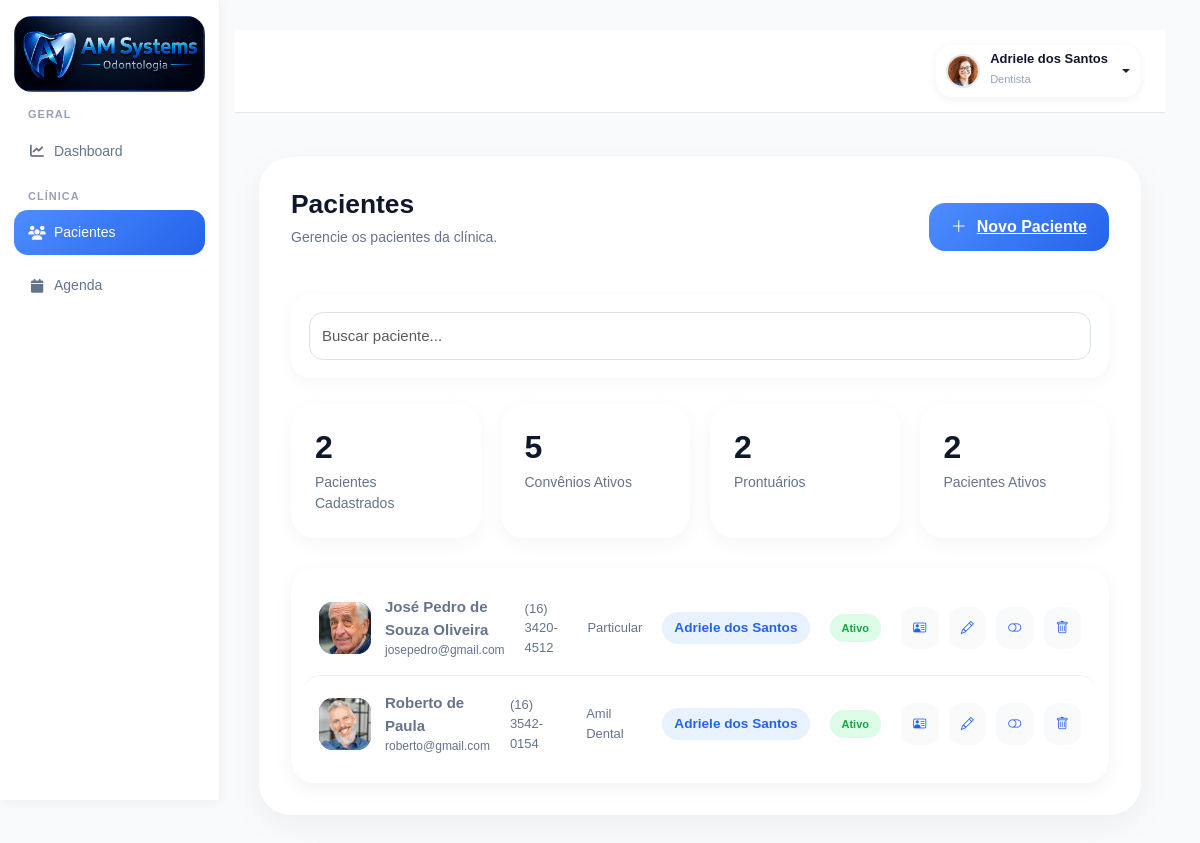
Page /pacientes/ (signed in) on the earlier database version.
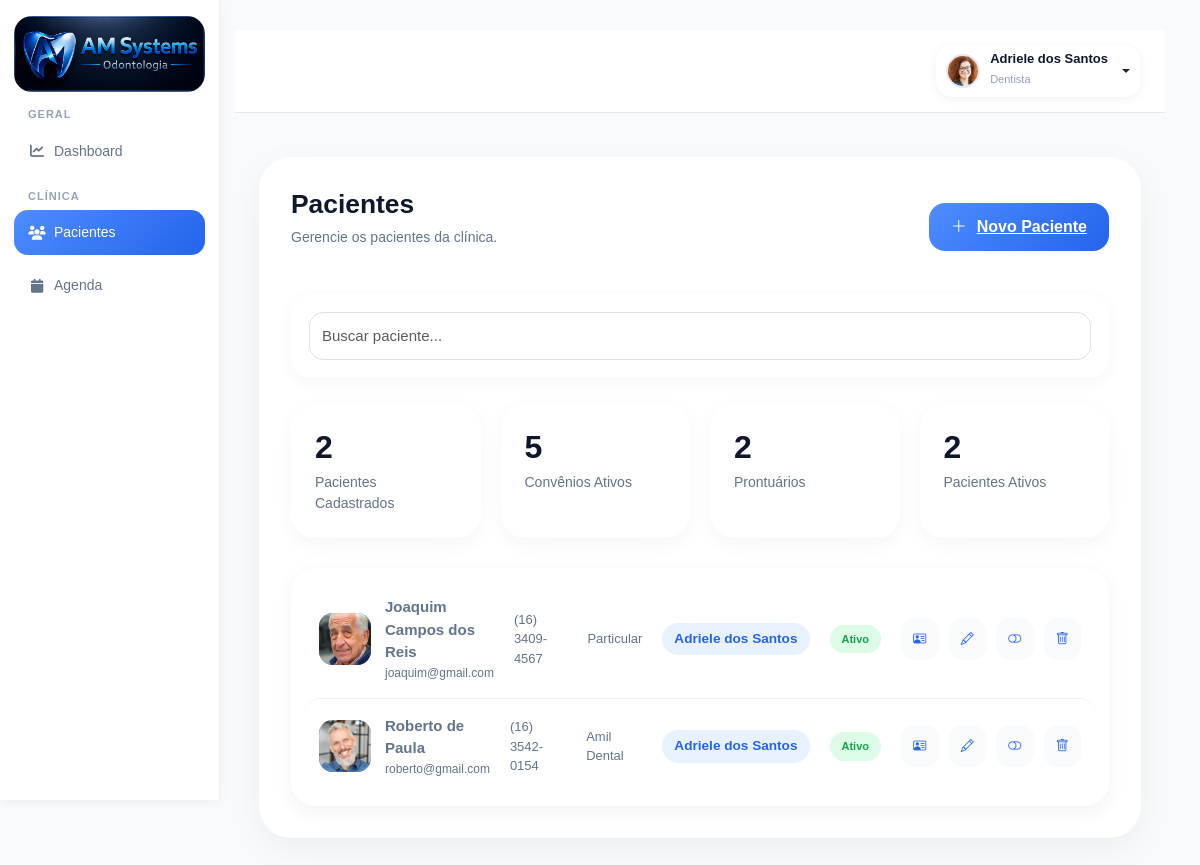
Same page on the later database version.
### accounts/models.py (models this page shows, shortened)
class Paciente(models.Model):
    foto = models.ImageField(
        upload_to='pacientes/',
        blank=True,
        null=True
    )
    nome = models.CharField(
        max_length=200
    )
    cpf = models.CharField(
        max_length=14,
        blank=True,
        null=True
    )
    rg = models.CharField(
        max_length=20,
        blank=True,
        null=True
    )
    nascimento = models.DateField(
        blank=True,
        null=True
    )
    genero = models.CharField(
        max_length=20,
        blank=True,
        null=True
    )
    estado_civil = models.CharField(
        max_length=30,
        blank=True,
        null=True
    )
    profissao = models.CharField(
        max_length=100,
        blank=True,
        null=True
    )
    telefone = models.CharField(
        max_length=20,
        blank=True,
        null=True
    )
    whatsapp = models.CharField(
        max_length=20,
        blank=True,
        null=True
    )
    email = models.EmailField(
        blank=True,
        null=True
    )
    cep = models.CharField(
        max_length=10,
        blank=True,
        null=True
    )
    endereco = models.CharField(
        max_length=255,
        blank=True,
        null=True
    )
    numero = models.CharField(
        max_length=20,
        blank=True,
        null=True
    )
    complemento = models.CharField(
        max_length=100,
        blank=True,
        null=True
    )
    bairro = models.CharField(
        max_length=100,
        blank=True,
        null=True
    )
    cidade = models.CharField(
        max_length=100,
        blank=True,
        null=True
    )
    estado = models.CharField(
        max_length=2,
        blank=True,
        null=True
    )
    convenio = models.CharField(
        max_length=100,
        blank=True,
        null=True
    )
    carteirinha = models.CharField(
        max_length=100,
        blank=True,
        null=True
    )
    alergias = models.TextField(
        blank=True,
        null=True
    )
    medicamentos = models.TextField(
        blank=True,
        null=True
    )
    observacoes = models.TextField(
        blank=True,
        null=True
    )
    responsavel = models.CharField(
        max_length=200,
        blank=True,
        null=True
    )
    cpf_responsavel = models.CharField(
        max_length=14,
        blank=True,
        null=True
    )
    telefone_responsavel = models.CharField(
        max_length=20,
        blank=True,
        null=True
    )
    dentista = models.ForeignKey(
        User,
        on_delete=models.SET_NULL,
        null=True,
        blank=True,
        related_name='pacientes'
    )
    ativo = models.BooleanField(
        default=True
    )
    criado_em = models.DateTimeField(
        auto_now_add=True
    )
    atualizado_em = models.DateTimeField(
        auto_now=True
    )

### accounts/views.py (the view, shortened to what this page needs)
@login_required(login_url='/')
def pacientes_view(request):
    perfil = request.user.perfil.tipo_usuario
    if perfil == 'dentista':
        pacientes = Paciente.objects.filter(
            dentista=request.user
        ).order_by('-id')
    else:
        pacientes = Paciente.objects.all().order_by('-id')
    convenios = Convenio.objects.filter(
        ativo=True
    ).order_by('nome')
    dentistas = User.objects.filter(
        perfil__tipo_usuario='dentista'
    ).order_by('first_name')
    context = {
        'pacientes': pacientes,
        'convenios': convenios,
        'dentistas': dentistas,
    }
    return render(
        request,
        'accounts/pacientes.html',
        context
    )

### accounts/templates/accounts/pacientes.html (shortened to what the changed rows need)
{% extends 'accounts/base.html' %}
{% load static %}
{% block extra_css %}
<link rel="stylesheet" href="{% static 'css/pacientes.css' %}">
{% endblock %}
{% block content %}
<div class="page-wrapper">
    <div class="page-card">
        <div class="page-header">
            <div>
                <h1 class="page-title">
                    Pacientes
                </h1>
            </div>
        </div>
        <div class="patients-list">
            {% for paciente in pacientes %}
            <div class="patient-row">
                <div class="patient-col patient-col-main">
                    <div class="patient-thumb">
                        {% if paciente.foto %}
                        <img src="{{ paciente.foto.url }}" alt="{{ paciente.nome }}">
                        {% else %}
                        {{ paciente.nome|slice:":1" }}
                        {% endif %}
                    </div>
                    <div>
                        <div class="patient-row-name">
                            {{ paciente.nome }}
                        </div>
                        <div class="patient-row-email">
                            {{ paciente.email|default:"Sem e-mail" }}
                        </div>
                    </div>
                </div>
                <div class="patient-col">
                    {{ paciente.telefone|default:"—" }}
                </div>
                <div class="patient-col">
                    {{ paciente.convenio|default:"Particular" }}
                </div>
                <div class="patient-col">
                    {% if paciente.dentista %}
                    <span class="dentista-badge">
                        {{ paciente.dentista.get_full_name|default:paciente.dentista.username }}
                    </span>
                    {% else %}
                    <span class="text-muted">
                        Não definido
                    </span>
                    {% endif %}
                </div>
                <div class="patient-col">
                    {% if paciente.ativo %}
                    <span class="status-badge status-ativo">
                        Ativo
                    </span>
                    {% else %}
                    <span class="status-badge status-inativo">
                        Inativo
                    </span>
                    {% endif %}
                </div>
                <div class="patient-col actions">
                    <a href="{% url 'perfil_paciente' paciente.id %}" class="action-btn" title="Perfil">
                        <i class="bi bi-person-vcard"></i>
                    </a>
                    <a href="{% url 'editar_paciente' paciente.id %}" class="action-btn" title="Editar">
                        <i class="bi bi-pencil"></i>
                    </a>
                    {% if paciente.ativo %}
                    <a href="{% url 'alterar_status_paciente' paciente.id %}" class="action-btn" title="Inativar">
                        <i class="bi bi-toggle-off"></i>
                    </a>
                    {% else %}
                    <a href="{% url 'alterar_status_paciente' paciente.id %}" class="action-btn" title="Ativar">
                        <i class="bi bi-toggle-on"></i>
                    </a>
                    {% endif %}
                    <a href="{% url 'excluir_paciente' paciente.id %}" class="action-btn action-btn-danger"
                        title="Excluir">
                        <i class="bi bi-trash"></i>
                    </a>
                </div>
            </div>
            {% empty %}
            <div class="patient-empty">
                Nenhum paciente cadastrado.
            </div>
            {% endfor %}
        </div>
        {% endblock %}

Differences in the rows shown:
removed Paciente: foto (picture), nome "José Pedro de Souza Oliveira", email "josepedro@gmail.com", telefone "(16) 3420-4512", convenio "Particular", dentista.get_full_name "Adriele dos Santos", ativo "Ativo"
added Paciente: foto (picture), nome "Joaquim Campos dos Reis", email "joaquim@gmail.com", telefone "(16) 3409-4567", convenio "Particular", dentista.get_full_name "Adriele dos Santos", ativo "Ativo"
